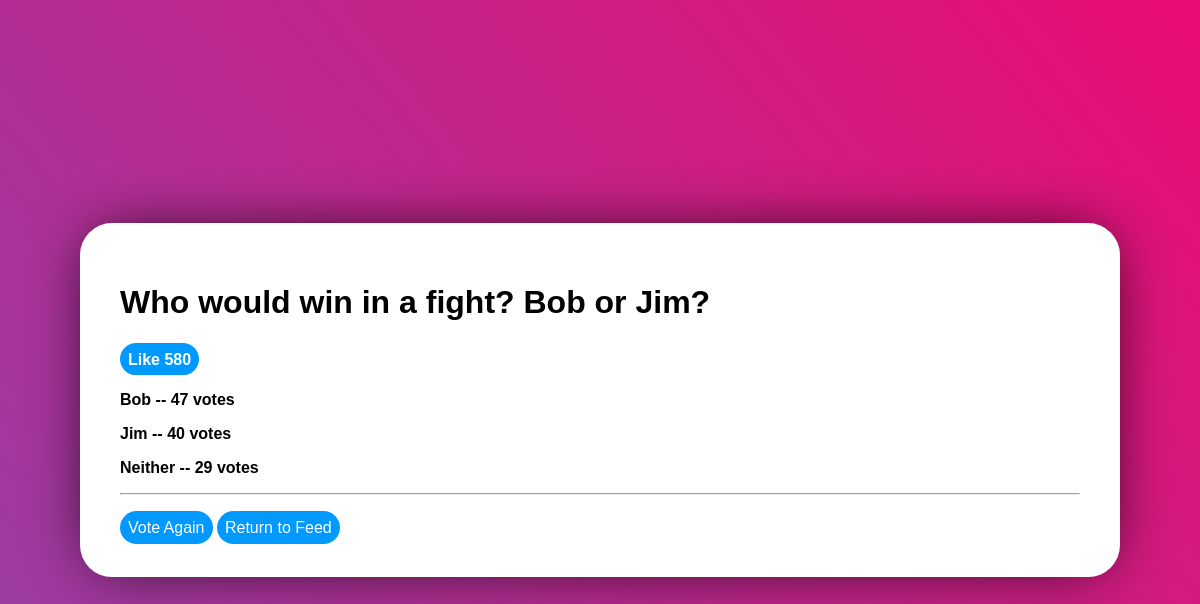
The app's page /polling/2/results/, older data.
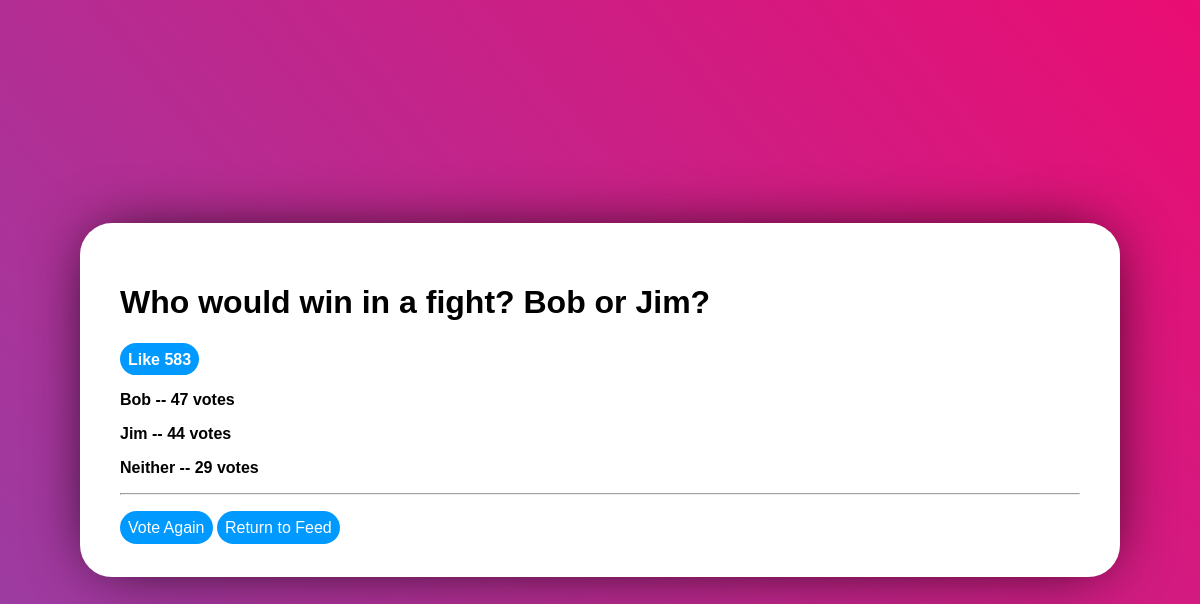
The same page, newer data.
### polling/models.py (models this page shows, shortened)
class Question(models.Model):
    questionText = models.CharField(max_length=250)
    publicationDate = models.DateTimeField('date published')
    likes = models.IntegerField(default=0)

class Choice(models.Model):
    question = models.ForeignKey(Question, on_delete=models.CASCADE)
    choiceText = models.CharField(max_length=150)
    votes = models.IntegerField(default=0)

### polling/views.py (the view)
# urls.py: path('<int:pk>/results/', views.ResultsView.as_view(), name='results'),
class ResultsView(generic.DetailView):
    model = Question
    template_name = 'polling/results.html'

### polling/templates/polling/results.html
{% load static %}
<link rel="stylesheet" type="text/css" href="{% static 'polling/style.css' %}">
<div class="VoteDiv">
  <h1>{{ question.questionText}}</h1>
  <input type="submit" class="LikeButton" name="Like" value="Like {{question.likes}}""></input>
  {% for choice in question.choice_set.all %}
    <p>{{ choice.choiceText}} -- {{choice.votes}} vote{{ choice.votes|pluralize}} </p>
  {% endfor %}
  <hr></hr>
  <div class="Space">
    <a href = "{% url 'polling:detail' question.id %}">Vote Again</a>
    <a href = "{% url 'polling:index'%}">Return to Feed</a>
  </div>
</div>

Row changes from the older to the newer data that the page shows:
changed Question "Who would win in a fight? Bob or Jim?": Like "Like 580" → "Like 583"
changed Choice "Jim": votes "40" → "44"
